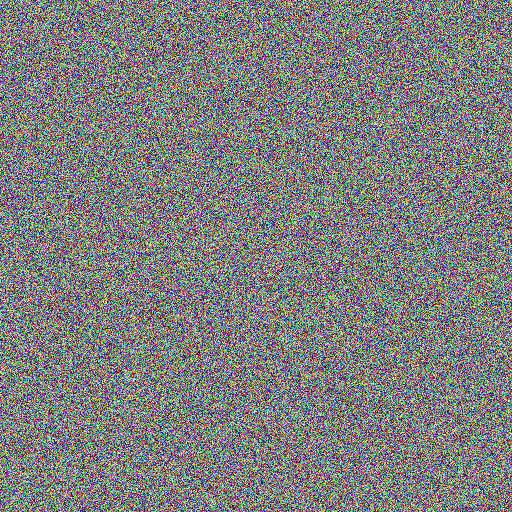
#> input picture code/Close-up-GS/close_up/closeup-gs-full-dependencies/sample_input.jpg, 512 x 512 px; the run also reads 1 picture not shown here
$ python visualize_results.py
#> lines starting #> are read from the running program, lines starting #| are printed output that depends on the picture
#!/usr/bin/env python3
"""
可视化Close-up GS处理结果
"""

import os
import numpy as np
import matplotlib.pyplot as plt
from PIL import Image
import json

def visualize_results(results_dir="./results"):
    """可视化处理结果"""
#> called with results_dir = './results'
    if not os.path.exists(results_dir):
        print(f"结果目录不存在: {results_dir}")
        return

    # 创建图形
    fig, axes = plt.subplots(2, 2, figsize=(12, 10))
    fig.suptitle('Close-up GS 处理结果', fontsize=16)

    # 1. 原始输入图像
    if os.path.exists("sample_input.jpg"):
        img_original = Image.open("sample_input.jpg")
#> img_original is the input picture: PIL image 512x512 RGB; mean R, G, B 127, 126.8, 126.8
        axes[0, 0].imshow(img_original)
        axes[0, 0].set_title('原始输入图像')
        axes[0, 0].axis('off')

    # 2. 增强后的图像
    enhanced_path = os.path.join(results_dir, "enhanced_image.jpg")
    if os.path.exists(enhanced_path):
        img_enhanced = Image.open(enhanced_path)
        axes[0, 1].imshow(img_enhanced)
        axes[0, 1].set_title('增强后的图像')
        axes[0, 1].axis('off')

    # 3. 深度图
    depth_path = os.path.join(results_dir, "depth_map.jpg")
    if os.path.exists(depth_path):
        img_depth = Image.open(depth_path)
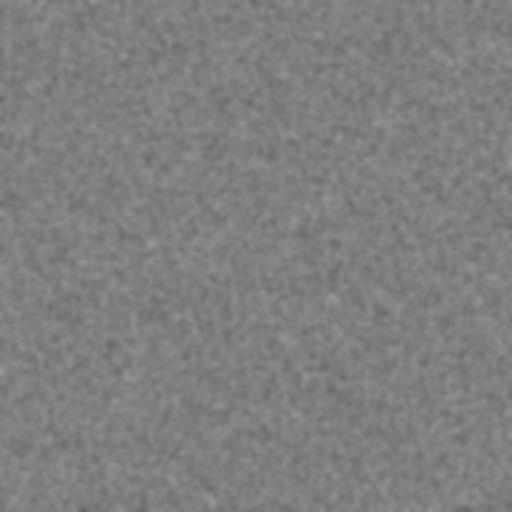
#> input picture code/Close-up-GS/close_up/closeup-gs-full-dependencies/results/depth_map.jpg, 512 x 512 px
#> img_depth is the input picture: PIL image 512x512 L; min 96, max 151, mean 126.9
        axes[1, 0].imshow(img_depth, cmap='gray')
        axes[1, 0].set_title('深度图')
        axes[1, 0].axis('off')

    # 4. 点云可视化（2D投影）
    pc_path = os.path.join(results_dir, "enhanced_point_cloud.npy")
    if os.path.exists(pc_path):
        point_cloud = np.load(pc_path)
        if len(point_cloud) > 0:
            # 取前1000个点进行可视化
            sample_points = point_cloud[:1000] if len(point_cloud) > 1000 else point_cloud
            # 确保颜色值在0-1范围内
            colors = np.clip(sample_points[:, 3:6], 0, 1)
            axes[1, 1].scatter(sample_points[:, 0], sample_points[:, 1],
                              c=colors, s=1, alpha=0.6)
            axes[1, 1].set_title('增强点云 (2D投影)')
            axes[1, 1].set_xlabel('X')
            axes[1, 1].set_ylabel('Y')
            axes[1, 1].set_aspect('equal')

    plt.tight_layout()
    plt.savefig(os.path.join(results_dir, "visualization.png"), dpi=150, bbox_inches='tight')
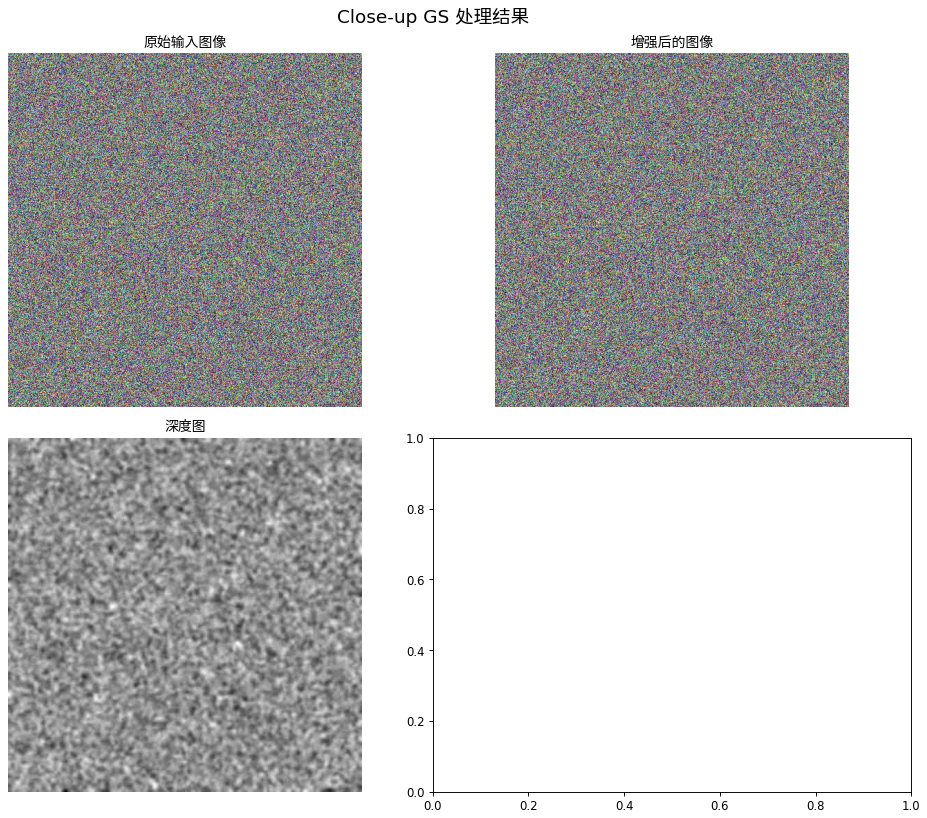
#> figure drawn by matplotlib, 3 panels
    plt.show()

    # 打印统计信息
    print("\n" + "="*50)
    print("处理结果统计")
    print("="*50)

    if os.path.exists(pc_path):
        point_cloud = np.load(pc_path)
        print(f"点云点数: {len(point_cloud)}")
        print(f"点云范围:")
        print(f"  X: [{point_cloud[:, 0].min():.3f}, {point_cloud[:, 0].max():.3f}]")
        print(f"  Y: [{point_cloud[:, 1].min():.3f}, {point_cloud[:, 1].max():.3f}]")
        print(f"  Z: [{point_cloud[:, 2].min():.3f}, {point_cloud[:, 2].max():.3f}]")

    # 显示相机参数
    camera_path = os.path.join(results_dir, "cameras.json")
    if os.path.exists(camera_path):
        with open(camera_path, 'r') as f:
            cameras = json.load(f)
        print(f"相机数量: {len(cameras['cameras'])}")
        for i, cam in enumerate(cameras['cameras']):
            print(f"  相机 {i}: {cam['width']}x{cam['height']}")

    print("="*50)

def create_comparison_report(results_dir="./results"):
    """创建对比报告"""
    report_path = os.path.join(results_dir, "comparison_report.html")

    html_content = """
    <!DOCTYPE html>
    <html>
    <head>
        <title>Close-up GS 处理结果对比</title>
        <style>
            body { font-family: Arial, sans-serif; margin: 20px; }
            .container { max-width: 1200px; margin: 0 auto; }
            .image-grid { display: grid; grid-template-columns: 1fr 1fr; gap: 20px; margin: 20px 0; }
            .image-item { text-align: center; }
            .image-item img { max-width: 100%; height: auto; border: 1px solid #ddd; }
            .stats { background: #f5f5f5; padding: 15px; border-radius: 5px; margin: 20px 0; }
        </style>
    </head>
    <body>
        <div class="container">
            <h1>Close-up GS 处理结果对比</h1>

            <div class="image-grid">
                <div class="image-item">
                    <h3>原始输入</h3>
                    <img src="../sample_input.jpg" alt="原始输入">
                </div>
                <div class="image-item">
                    <h3>增强图像</h3>
                    <img src="enhanced_image.jpg" alt="增强图像">
                </div>
                <div class="image-item">
                    <h3>深度图</h3>
                    <img src="depth_map.jpg" alt="深度图">
                </div>
                <div class="image-item">
                    <h3>可视化结果</h3>
                    <img src="visualization.png" alt="可视化结果">
                </div>
            </div>

            <div class="stats">
                <h3>处理统计</h3>
                <p>✓ 图像增强完成</p>
                <p>✓ 深度估计完成</p>
                <p>✓ 点云生成完成</p>
                <p>✓ Closeup GS增强完成</p>
            </div>
        </div>
    </body>
    </html>
    """

    with open(report_path, 'w', encoding='utf-8') as f:
        f.write(html_content)

    print(f"对比报告已保存: {report_path}")

if __name__ == "__main__":
    # 可视化结果
    visualize_results()

    # 创建对比报告
    create_comparison_report()

    print("\n可视化完成！")
